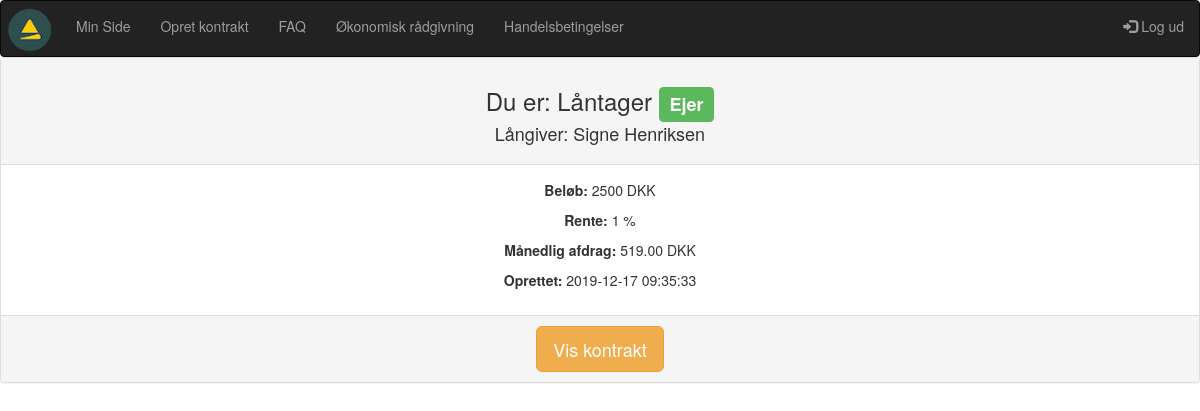
Before: /klar.php (signed in) with the older database file.
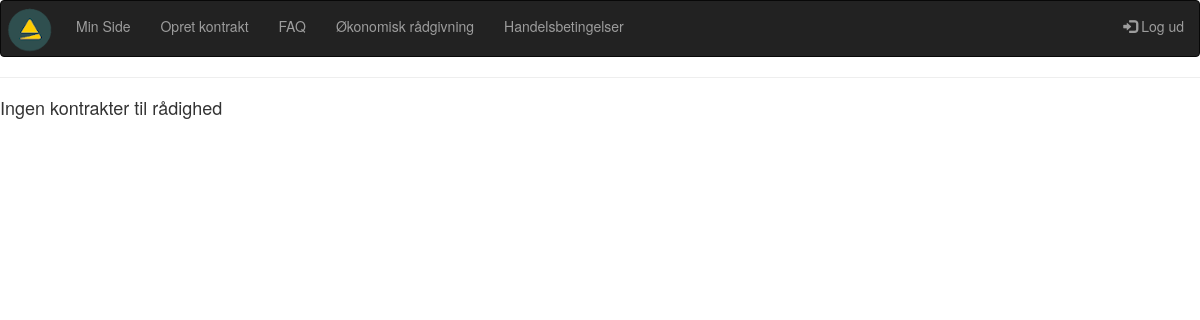
After: the same page with the newer database file.
### tables this page shows
CREATE TABLE `kontrakt` (
  `kontrakt_id` int(10) NOT NULL,
  `oprettetaf` int(10) NOT NULL,
  `laangiver_user_id` int(10) NOT NULL,
  `laantager_user_id` int(10) NOT NULL,
  `kontraktbrud_id` tinyint(4) NOT NULL,
  `rente_id` tinyint(4) NOT NULL,
  `beloeb_id` tinyint(4) NOT NULL,
  `bindingsperiode_id` tinyint(4) NOT NULL,
  `maanedlig_afdrag` float(15,10) NOT NULL,
  `laangiver_underskrift_id` varchar(40) DEFAULT NULL,
  `reg_underskrift_1` timestamp NULL DEFAULT NULL,
  `laantager_underskrift_id` varchar(40) DEFAULT NULL,
  `reg_underskrift_2` timestamp NULL DEFAULT NULL,
  `gebyr_id` tinyint(4) NOT NULL,
  `reg` datetime NOT NULL DEFAULT current_timestamp(),
  `value` int(11) DEFAULT 1
);

CREATE TABLE `users` (
  `user_id` int(10) NOT NULL,
  `fornavn` varchar(40) NOT NULL,
  `efternavn` varchar(40) NOT NULL,
  `mobil` int(12) NOT NULL,
  `mail` varchar(80) NOT NULL,
  `password` varchar(200) NOT NULL
);

CREATE TABLE `beloeb` (
  `beloeb_id` tinyint(4) NOT NULL,
  `beloeb` int(10) NOT NULL,
  `enhed_key` varchar(11) NOT NULL DEFAULT '1'
);

CREATE TABLE `rente` (
  `rente_id` tinyint(4) NOT NULL,
  `rente` float NOT NULL,
  `enhed_key` varchar(11) NOT NULL DEFAULT '2'
);

CREATE TABLE `enhedstabel` (
  `enhed_key` tinyint(4) NOT NULL,
  `enhed` varchar(11) NOT NULL
);

### klar.php (the view, shortened to what this page needs)
<?
require_once("includes/header.php");
$user_id = $_SESSION['user_id'];
$query = "SELECT * FROM kontrakt , users WHERE (laangiver_user_id = '$user_id' OR laantager_user_id = '$user_id') AND value = '2' GROUP BY kontrakt_id";
$result = mysqli_query($con, $query);
if (!$result) die(mysqli_error($con));
else {
	$rows =mysqli_num_rows($result);
	if($rows == 0) {
		echo "<hr><h4>Ingen kontrakter til rådighed</h4>";
	}
	if ($rows > 0) {
		while($row = mysqli_fetch_assoc($result)) {
			$kontrakt_id = $row['kontrakt_id'];
			$oprettetaf = $row['oprettetaf'];
			$laangiver_user_id = $row['laangiver_user_id'];
			$laantager_user_id = $row['laantager_user_id'];
			$laangiver_underskrift_id = $row['laangiver_underskrift_id'];
			$laantager_underskrift_id = $row['laantager_underskrift_id'];
			$kontraktbrud_id = $row['kontraktbrud_id'];
			$rente_id = $row['rente_id'];
			$beloeb_id = $row['beloeb_id'];
			$maanedlig_ad = $row['maanedlig_afdrag'];
            $maanedlig_afdrag = number_format(round($maanedlig_ad, 2), 2);
			$reg = $row['reg'];
			$querylog = "SELECT user_id, mail, fornavn, efternavn, mobil FROM users WHERE user_id = '$user_id'";
			$resultlog = mysqli_query($con, $querylog);
			$rowslog = mysqli_num_rows($resultlog);
			if($rowslog > 0) {
				while($rowlog = mysqli_fetch_assoc($resultlog)) {
					$user_idlog = $rowlog['user_id'];
								}
							}
					if ($user_idlog == $oprettetaf) {
						$owner = 'Yes';
					}
					else if($user_idlog != $oprettetaf) {
						$owner = 'No';
					}
					if ($user_idlog == $laangiver_user_id) {
						$role = 'giver';
						$counterpart = $laantager_user_id;
					}
					else {
						$role = 'receiver';
						$counterpart = $laangiver_user_id;
					}
				$queryc = "SELECT * FROM users WHERE user_id = '$counterpart'";
				$resultc = mysqli_query($con, $queryc);
				$rowsc = mysqli_num_rows($resultc);
				if($rowsc > 0) {
					while($rowc = mysqli_fetch_assoc($resultc)) {
						$fornavnc = $rowc['fornavn'];
						$efternavnc = $rowc['efternavn'];
					}
					}
			$querybeloeb = "SELECT * FROM beloeb WHERE beloeb_id = '$beloeb_id'";
            $resultb = mysqli_query($con, $querybeloeb);
			if (!$resultb) die(mysqli_error($con));
			else {
				$rowsb = mysqli_num_rows($resultb);
				if ($rowsb > 0) {
					while($rowb = mysqli_fetch_assoc($resultb)) {
						$beloebValue = $rowb['beloeb'];
					}
				}
				$queryk = "SELECT * FROM kontraktbrud WHERE kontraktbrud_id = '$kontraktbrud_id'";
				$resultk = mysqli_query($con, $queryk);
				if (!$resultk) die(mysqli_error($con));
				else {
					$queryr = "SELECT * FROM rente WHERE rente_id = '$rente_id'";
					$resultr = mysqli_query($con, $queryr);
					if (!$resultr) die(mysqli_query($con, $queryr));
					else {
						$rows = mysqli_num_rows($resultr);
						if ($rows > 0) {
							while($rowr = mysqli_fetch_assoc($resultr)) {
								$rente = $rowr['rente'];
								$enhed_key = $rowr['enhed_key'];
								$unitr = "SELECT * FROM enhedstabel WHERE enhed_key = '$enhed_key'";
								$resun = mysqli_query($con, $unitr);
								if (!$resun) die(mysqli_error($con, $unitr));
								else {
									$key = mysqli_fetch_assoc($resun);
									$enhedrente = $key['enhed'];
								}
							}
						}
					}
					if ($role == 'giver') {
						$panelhead = 'Långiver';
					}
					else {
						$panelhead = "Låntager";
					}
					if ($owner == 'Yes') {
						$badge = "<span class='label label-success'>Ejer</span>";
					}
					else if ($owner == 'No') {
						$badge = "<span></span>";
					}
if(($owner == 'Yes' && $laangiver_underskrift_id == '2' && $laantager_underskrift_id == '1') || ($owner == 'Yes' && $laantager_underskrift_id == '2' && $laangiver_underskrift_id == '1')) {
			echo '<div class="panel panel-default text-center">';
					echo '<div class="panel-heading">';
					echo "<h3>Du er: " . $panelhead . ' ' . $badge . "</h3>";
					if(($role == 'giver' && $owner == 'Yes') || ($role == 'giver' && $owner == 'No')) {
					echo '<h4>Låntager: ' . $fornavnc . ' ' .$efternavnc . "</h4>";
					}
					else if (($role == 'receiver' && $owner == 'Yes') || ($role == 'receiver' && $owner == 'No')) {
						echo "<h4>Långiver: " . $fornavnc . ' ' . $efternavnc . "</h4>";
					}
					echo '</div>';
                    echo '<div class="panel-body">';
                    echo '<p><strong>Beløb: </strong>' . $beloebValue . ' DKK</p>';
                    echo '<p><strong>Rente: </strong>' . $rente . ' ' . $enhedrente . '</p>';
                    echo '<p><strong>Månedlig afdrag: </strong>'. $maanedlig_afdrag . ' DKK</p>';
                    echo '<p><strong>Oprettet: </strong>' . $reg . '</p>';
                    echo '</div>';
                    echo '<div class="panel-footer">';
					echo '<a href="viskontrakt.php?kontrakt_id2=' . $kontrakt_id . '"><button class="btn btn-warning btn-lg">Vis kontrakt</button></a>';
                    echo '</div>';
					echo '</div>';
} else {}
			}
				}
			}
	}
}
?>

Changed rows visible on the page:
removed kontrakt: laangiver_user.user_id "Låntager", oprettetaf "Ejer", users.fornavn "Signe", users.efternavn "Henriksen", beloeb.beloeb "2500", rente.rente "1", enhedstabel.enhed "%", maanedlig_afdrag "519.00", reg "2019-12-17 09:35:33"
Other visible differences:
text now shown: "Ingen kontrakter til rådighed"
